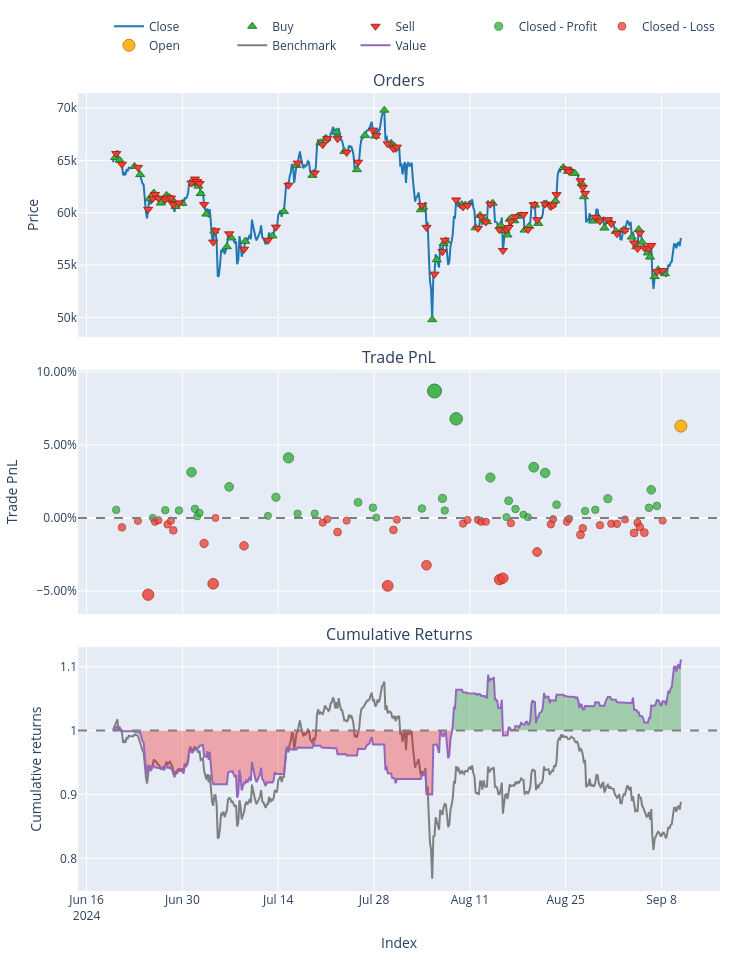
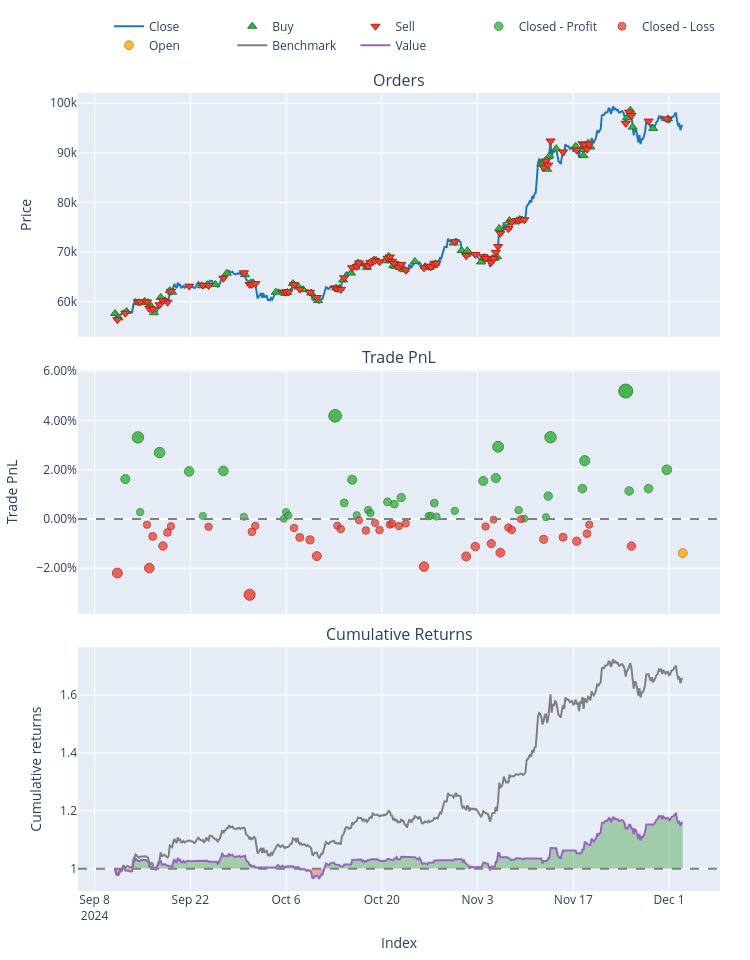
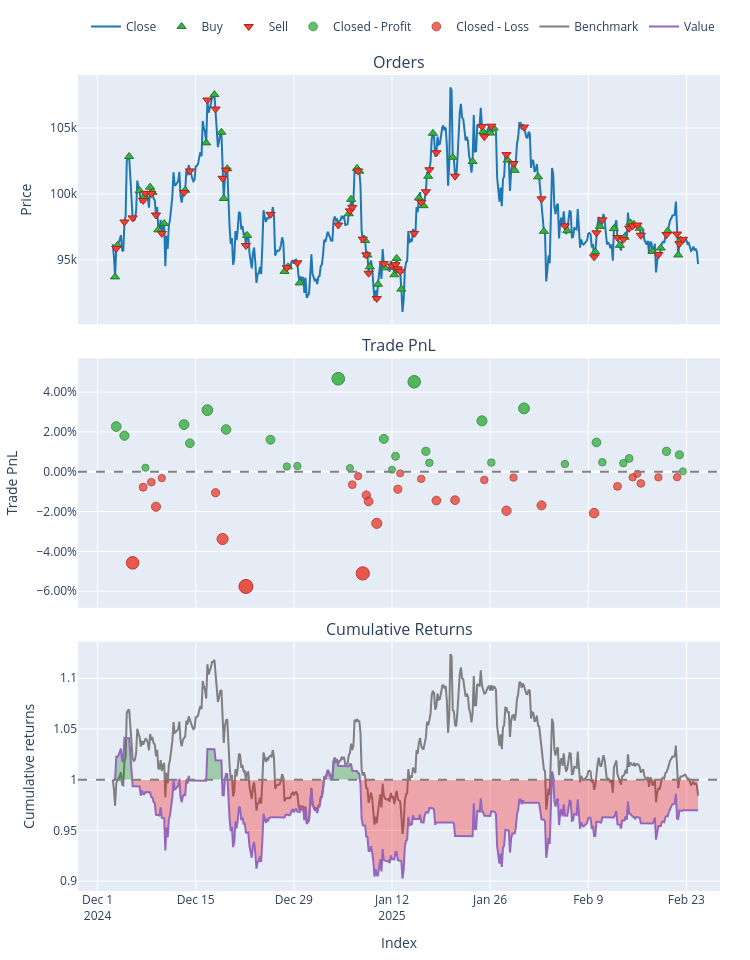

Notebook cell for these charts, in order:
### Markdown cell above
## Part 3: Backtesting & Performance Evaluation

**Objective:**  
Evaluate how well the trained model performs on unseen data, simulating real trades.

**Tasks:**
- Use walk-forward or expanding splits to mimic “live” conditions  
- Convert model predictions to signals ([-1, 0, +1] or buy/sell/hold)  
- Run a simple backtest script or VectorBT for performance metrics  
- Calculate returns, Sharpe ratio, drawdowns, confusion matrix, etc.  
- Visualize results (equity curve, trades, etc.) to judge strategy viability

### Code cell
import os
import warnings
warnings.filterwarnings("ignore")
# Assuming the notebook is inside the notebooks folder, set the project root as one level up.
from pathlib import Path
project_root = Path.cwd().parent
os.chdir(project_root)

import numpy as np
import pandas as pd
import MetaTrader5 as mt5
import vectorbt as vbt
import tensorflow as tf
from tensorflow.keras.models import load_model
from sklearn.preprocessing import StandardScaler
from sklearn.metrics import mean_squared_error
from tensorflow.keras.optimizers import Adam  # Import Adam optimizer

# Our modules
from data.data_loader import get_data_mt5
from features.feature_engineering import add_all_ta_features
from features.labeling_schemes import calculate_future_returns

###########################################################
# 1) DATA LOADING & FEATURE ENGINEERING
###########################################################
if not mt5.initialize():
    print("Failed to initialize MT5")
else:
    data = get_data_mt5(symbol="BTCUSD", timeframe=mt5.TIMEFRAME_H4, n_bars=2000)
    mt5.shutdown()

df = add_all_ta_features(data)
df = calculate_future_returns(df).dropna(subset=["future_returns"])

# If df's index is date/time, ensure it's sorted chronologically
df = df.sort_index()

X = df.drop(columns=["future_returns"])
y = df["future_returns"]

###########################################################
# 2) DEFINING EXPANDING WALK-FORWARD SPLITS
###########################################################
def expanding_walk_forward_splits(X, y, lookback=10, n_splits=3):
    """
    Creates expanding walk-forward folds.
    Ensures X_train/X_test are correctly transformed into LSTM sequences.
    """
    n = len(X)
    fold_size = n // (n_splits + 1)
    splits = []
    
    for i in range(n_splits):
        train_end = (i+1) * fold_size
        if i == n_splits - 1:
            test_end = n
        else:
            test_end = (i+2) * fold_size
            if test_end > n:
                test_end = n

        X_train_fold = X.iloc[:train_end]
        y_train_fold = y.iloc[:train_end]
        
        X_test_fold = X.iloc[train_end:test_end]
        y_test_fold = y.iloc[train_end:test_end]
        
        splits.append((X_train_fold, y_train_fold, X_test_fold, y_test_fold))
    return splits

folds = expanding_walk_forward_splits(X, y, n_splits=3)
print(f"Number of folds: {len(folds)}")

###########################################################
# 3) LOAD BEST LSTM MODEL & RUN EXPANDING WALK-FORWARD
###########################################################
# Load the best model
best_model = load_model("models/saved_models/best_lstm_model.h5")
print("Loaded best LSTM model from 'best_lstm_model.h5'")

# Recompile the model after loading
best_model.compile(optimizer=Adam(learning_rate=0.001), loss="mean_squared_error")

threshold = 0.0005  # min predicted return for a trade
fees = 0.0002       # 0.02% transaction cost per trade
lookback = 10       # Same lookback window used in training

fold_results = {}

# Standardize the entire dataset
scaler = StandardScaler()
X_scaled = scaler.fit_transform(X)

# Helper function to create sequence data
def create_sequences(X, y, lookback):
    X_seq, y_seq = [], []
    for i in range(lookback, len(X)):
        X_seq.append(X[i-lookback:i])
        y_seq.append(y[i])
    return np.array(X_seq), np.array(y_seq)

for i, (X_train_fold, y_train_fold, X_test_fold, y_test_fold) in enumerate(folds, start=1):
    print(f"\n=== Fold {i} ===")
    print(f"Train size: {len(X_train_fold)}, Test size: {len(X_test_fold)}")
    
    # Scale training & test fold
    X_train_scaled = scaler.transform(X_train_fold)
    X_test_scaled = scaler.transform(X_test_fold)

    # Convert into sequences for LSTM
    X_train_seq, y_train_seq = create_sequences(X_train_scaled, y_train_fold.values, lookback)
    X_test_seq, y_test_seq = create_sequences(X_test_scaled, y_test_fold.values, lookback)

    # 3.1 Train the model (expanding window)
    best_model.fit(X_train_seq, y_train_seq, epochs=100, batch_size=16, verbose=0)

    # 3.2 Predict on the test portion
    preds = best_model.predict(X_test_seq)
    mse = mean_squared_error(y_test_seq, preds)

    # 3.3 Convert predictions => signals with threshold and flatten to 1D
    signals = np.where(preds > threshold, 1, np.where(preds < -threshold, -1, 0))
    signals = signals.flatten()

    # 3.4 Vectorbt backtest on the test portion
    df_test_fold = df.loc[X_test_fold.index].copy()  # Use same index as X_test_fold
    close_prices = df_test_fold["close"]

    # Pad signals if needed
    if len(signals) < len(close_prices):
        signals = np.append(signals, [0] * (len(close_prices) - len(signals)))

    signals_s = pd.Series(signals, index=close_prices.index)

    pf = vbt.Portfolio.from_signals(
        close_prices,
        entries=signals_s > 0,
        exits=signals_s < 0,
        init_cash=10000,
        freq='4H',
        fees=fees
    )

    total_return = pf.total_return()
    sharpe_ratio = pf.sharpe_ratio()

    print(f"Fold {i} MSE={mse:.2e}, Return={total_return:.2f}%, Sharpe={sharpe_ratio:.2f}")

    # Full stats
    print("\nVectorbt stats for Fold", i)
    print(pf.stats())

    # Optional: Plot
    fig = pf.plot()
    fig.show()
    
    # Store results
    fold_results[i] = {
        "MSE": mse,
        "TotalReturn": total_return,
        "Sharpe": sharpe_ratio
    }

###########################################################
# 4) PRINT FOLD RESULTS
###########################################################
for i, stats in fold_results.items():
    print(f"\nFold {i} => MSE={stats['MSE']:.2e}, Return={stats['TotalReturn']:.2f}%, Sharpe={stats['Sharpe']:.2f}")
